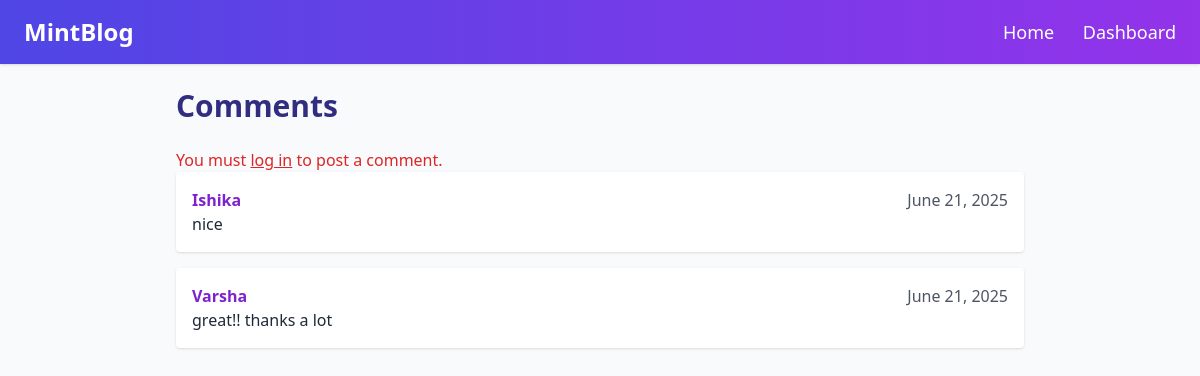
Page /comments/?blog_id=1 on the committed database.
### blog_app/models.py (models this page shows)
class Comment(models.Model):
    blog = models.ForeignKey(Blog, on_delete=models.CASCADE)
    author = models.ForeignKey(User, on_delete=models.CASCADE)
    content = models.TextField()
    created_on = models.DateField(auto_now=True)

### blog_app/views.py (the view, shortened to what this page needs)
# urls.py: path('comments/', views.comments, name='comments')
def comments(request):
    blog_id = request.GET.get('blog_id')
    blog = get_object_or_404(Blog, id=blog_id)
    commentss = Comment.objects.filter(blog=blog).order_by('created_on')
    form = CommentForm()
    return render(request, 'blogapp/comments.html', {'form':form, 'commentss':commentss})

### blog_app/templates/blogapp/comments.html (shortened to what this page needs)
<!DOCTYPE html>
<html lang="en">
<head>
  <script src="https://cdn.tailwindcss.com"></script>
</head>
<body class=" bg-slate-50 text-gray-800 font-sans">
  <header class="bg-gradient-to-r from-indigo-600 to-purple-600 text-white p-4 shadow">
    <div class="max-w-6xl mx-auto flex justify-between items-center">
      <h1 class="text-2xl font-bold">MintBlog</h1>
      <nav class="space-x-6 text-lg">
        <a href="{% url 'home' %}" class="hover:underline">Home</a>
        <a href="{% url 'dashboard' %}" class="hover:underline">Dashboard</a>
      </nav>
    </div>
  </header>
  <div class=''>
  <section class="max-w-4xl  mx-auto py-6 px-6">
    <h2 class="text-3xl font-bold text-indigo-900 mb-6">Comments</h2>
    {% if user.is_authenticated %}
    <form method='POST' class="my-8">
      {% csrf_token %}
      <label class="block text-md font-medium mb-1">Add a comment</label>
      <textarea class="w-full border border-gray-300 rounded p-3 mb-1" name="content" rows="4" placeholder="Write your comment..."></textarea>
      <button type="submit" class="bg-purple-600 hover:bg-purple-700 text-white px-4 py-1 rounded">Post Comment</button>
    </form>
    {% else %}
    <p class="text-red-600">You must <a href="{% url 'login' %}" class="underline">log in</a> to post a comment.</p>
    {% endif %}
    <div class="space-y-4">
      {% for comment in commentss%}
      <div class="bg-white p-4 rounded shadow">
        <div class='flex justify-between'>
        <p class="font-semibold text-purple-700">{{comment.author.username}}</p>
        <p class='text-gray-600 font-sm '>{{comment.created_on}}</p>
        </div>
        <p>{{comment.content}}</p>
      </div>
      {% endfor %}
    </div>
  </section>
</div>
</body>
</html>

### rows in the picture
Comment: author.username "Ishika", created_on "June 21, 2025", content "nice"
Comment: author.username "Varsha", created_on "June 21, 2025", content "great!! thanks a lot"
